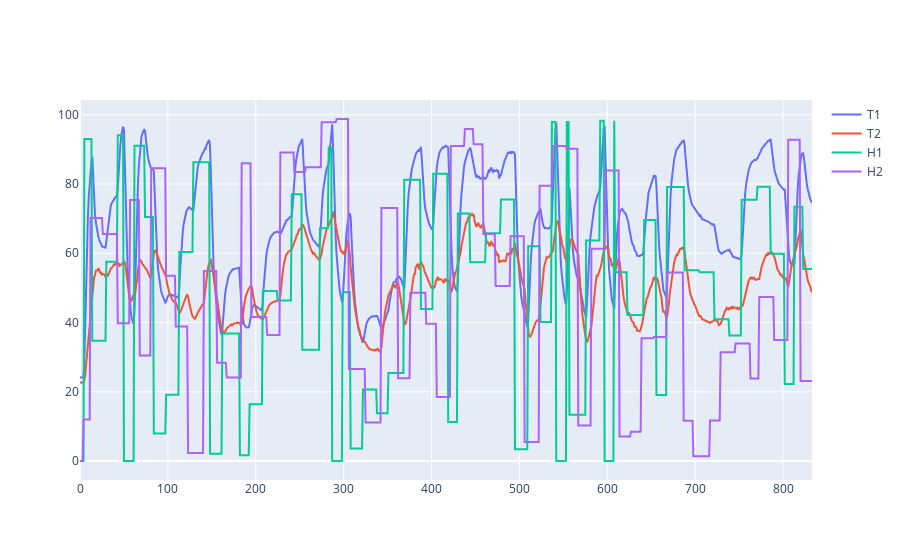

This figure's notebook cell:
### Code cell
# file = open(file='/content/drive/MyDrive/LSTM_MPC/FOPDT/closed_loop_data_1200.pkl',mode='wb')
# dump([u1_store, u2_store, y1_store, y2_store, SP1, SP2], file)
# file.close()

fig = make_subplots(rows=1, cols=1, shared_xaxes=True)
fig.add_trace(go.Scatter(y=data["T1"],name="T1"), row=1, col=1)
fig.add_trace(go.Scatter(y=data["T2"],name="T2"), row=1, col=1)
fig.add_trace(go.Scatter(y=data["H1"],name="H1"), row=1, col=1)
fig.add_trace(go.Scatter(y=data["H2"],name="H2"), row=1, col=1)
# fig.add_trace(go.Scatter(y=u1_store,name="u1"), row=2, col=1)
# fig.add_trace(go.Scatter(y=u2_store,name="u2"), row=2, col=1)

# fig.update_layout(
#     template="plotly_white",
#     font_family="Times New Roman",
#     font_size = 20
#     )

# fig.update_xaxes(showline=True, linewidth=2, linecolor='black', mirror=True, row=1 , col=1)
# fig.update_xaxes(title_text='Time',showline=True, linewidth=2, linecolor='black', mirror=True, row=2, col=1)
# fig.update_yaxes(title_text='y', showline=True, linewidth=2, linecolor='black', mirror=True, row=1, col=1)
# fig.update_yaxes(title_text='u', showline=True, linewidth=2, linecolor='black', mirror=True, row=2, col=1)
# fig.show()

# fig.write_image("fig1.eps")

### Figure 1 — Plotly figure (JSON) as saved in the notebook; plotly's stock layout.template omitted (floating-point values rounded to 4 significant figures; data arrays with more than 128 entries replaced by an {"elided": "..."} marker saying what was removed)
{"data": [{"name": "T1", "type": "scatter", "xaxis": "x", "y": {"elided": "834 float values"}, "yaxis": "y"}, {"name": "T2", "type": "scatter", "xaxis": "x", "y": {"elided": "834 float values"}, "yaxis": "y"}, {"name": "H1", "type": "scatter", "xaxis": "x", "y": {"elided": "834 float values"}, "yaxis": "y"}, {"name": "H2", "type": "scatter", "xaxis": "x", "y": {"elided": "834 float values"}, "yaxis": "y"}], "layout": {"xaxis": {"anchor": "y", "domain": [0, 1]}, "yaxis": {"anchor": "x", "domain": [0, 1]}}}
